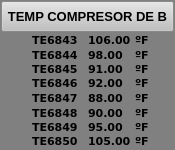
<?xml version="1.0" encoding="UTF-8"?>
<ui version="4.0">
 <class>WTempCompB</class>
 <widget class="QWidget" name="WTempCompB">
  <property name="geometry">
   <rect>
    <x>0</x>
    <y>0</y>
    <width>175</width>
    <height>150</height>
   </rect>
  </property>
  <property name="minimumSize">
   <size>
    <width>175</width>
    <height>150</height>
   </size>
  </property>
  <property name="maximumSize">
   <size>
    <width>175</width>
    <height>150</height>
   </size>
  </property>
  <property name="windowTitle">
   <string>WTempCompB</string>
  </property>
  <property name="styleSheet">
   <string notr="true">background-color: rgb(128, 128, 128);</string>
  </property>
  <widget class="QLabel" name="lbCOMBT_1">
   <property name="geometry">
    <rect>
     <x>32</x>
     <y>32</y>
     <width>51</width>
     <height>16</height>
    </rect>
   </property>
   <property name="font">
    <font>
     <family>Verdana</family>
     <pointsize>8</pointsize>
     <weight>75</weight>
     <bold>true</bold>
    </font>
   </property>
   <property name="text">
    <string>TE6843</string>
   </property>
  </widget>
  <widget class="QLabel" name="lbCOMB_1">
   <property name="geometry">
    <rect>
     <x>88</x>
     <y>32</y>
     <width>44</width>
     <height>16</height>
    </rect>
   </property>
   <property name="font">
    <font>
     <family>Verdana</family>
     <pointsize>8</pointsize>
     <weight>75</weight>
     <bold>true</bold>
    </font>
   </property>
   <property name="text">
    <string>106.00</string>
   </property>
  </widget>
  <widget class="QLabel" name="lbCOMBU_1">
   <property name="geometry">
    <rect>
     <x>135</x>
     <y>32</y>
     <width>21</width>
     <height>16</height>
    </rect>
   </property>
   <property name="font">
    <font>
     <family>Verdana</family>
     <pointsize>8</pointsize>
     <weight>75</weight>
     <bold>true</bold>
    </font>
   </property>
   <property name="text">
    <string>ºF</string>
   </property>
  </widget>
  <widget class="QLabel" name="lbCOMB_2">
   <property name="geometry">
    <rect>
     <x>88</x>
     <y>47</y>
     <width>44</width>
     <height>16</height>
    </rect>
   </property>
   <property name="font">
    <font>
     <family>Verdana</family>
     <pointsize>8</pointsize>
     <weight>75</weight>
     <bold>true</bold>
    </font>
   </property>
   <property name="text">
    <string>98.00</string>
   </property>
  </widget>
  <widget class="QLabel" name="lbCOMBT_2">
   <property name="geometry">
    <rect>
     <x>32</x>
     <y>47</y>
     <width>51</width>
     <height>16</height>
    </rect>
   </property>
   <property name="font">
    <font>
     <family>Verdana</family>
     <pointsize>8</pointsize>
     <weight>75</weight>
     <bold>true</bold>
    </font>
   </property>
   <property name="text">
    <string>TE6844</string>
   </property>
  </widget>
  <widget class="QLabel" name="lbCOMBU_2">
   <property name="geometry">
    <rect>
     <x>135</x>
     <y>47</y>
     <width>21</width>
     <height>16</height>
    </rect>
   </property>
   <property name="font">
    <font>
     <family>Verdana</family>
     <pointsize>8</pointsize>
     <weight>75</weight>
     <bold>true</bold>
    </font>
   </property>
   <property name="text">
    <string>ºF</string>
   </property>
  </widget>
  <widget class="QLabel" name="lbCOMBT_3">
   <property name="geometry">
    <rect>
     <x>32</x>
     <y>61</y>
     <width>51</width>
     <height>16</height>
    </rect>
   </property>
   <property name="font">
    <font>
     <family>Verdana</family>
     <pointsize>8</pointsize>
     <weight>75</weight>
     <bold>true</bold>
    </font>
   </property>
   <property name="text">
    <string>TE6845</string>
   </property>
  </widget>
  <widget class="QLabel" name="lbCOMBU_3">
   <property name="geometry">
    <rect>
     <x>135</x>
     <y>61</y>
     <width>21</width>
     <height>16</height>
    </rect>
   </property>
   <property name="font">
    <font>
     <family>Verdana</family>
     <pointsize>8</pointsize>
     <weight>75</weight>
     <bold>true</bold>
    </font>
   </property>
   <property name="text">
    <string>ºF</string>
   </property>
  </widget>
  <widget class="QLabel" name="lbCOMB_3">
   <property name="geometry">
    <rect>
     <x>88</x>
     <y>61</y>
     <width>44</width>
     <height>16</height>
    </rect>
   </property>
   <property name="font">
    <font>
     <family>Verdana</family>
     <pointsize>8</pointsize>
     <weight>75</weight>
     <bold>true</bold>
    </font>
   </property>
   <property name="text">
    <string>91.00</string>
   </property>
  </widget>
  <widget class="QLabel" name="lbCOMBT_4">
   <property name="geometry">
    <rect>
     <x>32</x>
     <y>75</y>
     <width>51</width>
     <height>16</height>
    </rect>
   </property>
   <property name="font">
    <font>
     <family>Verdana</family>
     <pointsize>8</pointsize>
     <weight>75</weight>
     <bold>true</bold>
    </font>
   </property>
   <property name="text">
    <string>TE6846</string>
   </property>
  </widget>
  <widget class="QLabel" name="lbCOMBU_4">
   <property name="geometry">
    <rect>
     <x>135</x>
     <y>75</y>
     <width>21</width>
     <height>16</height>
    </rect>
   </property>
   <property name="font">
    <font>
     <family>Verdana</family>
     <pointsize>8</pointsize>
     <weight>75</weight>
     <bold>true</bold>
    </font>
   </property>
   <property name="text">
    <string>ºF</string>
   </property>
  </widget>
  <widget class="QLabel" name="lbCOMB_4">
   <property name="geometry">
    <rect>
     <x>88</x>
     <y>75</y>
     <width>44</width>
     <height>16</height>
    </rect>
   </property>
   <property name="font">
    <font>
     <family>Verdana</family>
     <pointsize>8</pointsize>
     <weight>75</weight>
     <bold>true</bold>
    </font>
   </property>
   <property name="text">
    <string>92.00</string>
   </property>
  </widget>
  <widget class="QLabel" name="lbCOMBT_5">
   <property name="geometry">
    <rect>
     <x>32</x>
     <y>90</y>
     <width>51</width>
     <height>16</height>
    </rect>
   </property>
   <property name="font">
    <font>
     <family>Verdana</family>
     <pointsize>8</pointsize>
     <weight>75</weight>
     <bold>true</bold>
    </font>
   </property>
   <property name="text">
    <string>TE6847</string>
   </property>
  </widget>
  <widget class="QLabel" name="lbCOMB_5">
   <property name="geometry">
    <rect>
     <x>88</x>
     <y>90</y>
     <width>44</width>
     <height>16</height>
    </rect>
   </property>
   <property name="font">
    <font>
     <family>Verdana</family>
     <pointsize>8</pointsize>
     <weight>75</weight>
     <bold>true</bold>
    </font>
   </property>
   <property name="text">
    <string>88.00</string>
   </property>
  </widget>
  <widget class="QLabel" name="lbCOMBU_5">
   <property name="geometry">
    <rect>
     <x>135</x>
     <y>90</y>
     <width>21</width>
     <height>16</height>
    </rect>
   </property>
   <property name="font">
    <font>
     <family>Verdana</family>
     <pointsize>8</pointsize>
     <weight>75</weight>
     <bold>true</bold>
    </font>
   </property>
   <property name="text">
    <string>ºF</string>
   </property>
  </widget>
  <widget class="QLabel" name="lbCOMBT_6">
   <property name="geometry">
    <rect>
     <x>32</x>
     <y>105</y>
     <width>51</width>
     <height>16</height>
    </rect>
   </property>
   <property name="font">
    <font>
     <family>Verdana</family>
     <pointsize>8</pointsize>
     <weight>75</weight>
     <bold>true</bold>
    </font>
   </property>
   <property name="text">
    <string>TE6848</string>
   </property>
  </widget>
  <widget class="QLabel" name="lbCOMBU_6">
   <property name="geometry">
    <rect>
     <x>135</x>
     <y>105</y>
     <width>21</width>
     <height>16</height>
    </rect>
   </property>
   <property name="font">
    <font>
     <family>Verdana</family>
     <pointsize>8</pointsize>
     <weight>75</weight>
     <bold>true</bold>
    </font>
   </property>
   <property name="text">
    <string>ºF</string>
   </property>
  </widget>
  <widget class="QLabel" name="lbCOMB_6">
   <property name="geometry">
    <rect>
     <x>88</x>
     <y>105</y>
     <width>44</width>
     <height>16</height>
    </rect>
   </property>
   <property name="font">
    <font>
     <family>Verdana</family>
     <pointsize>8</pointsize>
     <weight>75</weight>
     <bold>true</bold>
    </font>
   </property>
   <property name="text">
    <string>90.00</string>
   </property>
  </widget>
  <widget class="QLabel" name="lbCOMBT_7">
   <property name="geometry">
    <rect>
     <x>32</x>
     <y>119</y>
     <width>51</width>
     <height>16</height>
    </rect>
   </property>
   <property name="font">
    <font>
     <family>Verdana</family>
     <pointsize>8</pointsize>
     <weight>75</weight>
     <bold>true</bold>
    </font>
   </property>
   <property name="text">
    <string>TE6849</string>
   </property>
  </widget>
  <widget class="QLabel" name="lbCOMBU_7">
   <property name="geometry">
    <rect>
     <x>135</x>
     <y>119</y>
     <width>21</width>
     <height>16</height>
    </rect>
   </property>
   <property name="font">
    <font>
     <family>Verdana</family>
     <pointsize>8</pointsize>
     <weight>75</weight>
     <bold>true</bold>
    </font>
   </property>
   <property name="text">
    <string>ºF</string>
   </property>
  </widget>
  <widget class="QLabel" name="lbCOMB_7">
   <property name="geometry">
    <rect>
     <x>88</x>
     <y>119</y>
     <width>44</width>
     <height>16</height>
    </rect>
   </property>
   <property name="font">
    <font>
     <family>Verdana</family>
     <pointsize>8</pointsize>
     <weight>75</weight>
     <bold>true</bold>
    </font>
   </property>
   <property name="text">
    <string>95.00</string>
   </property>
  </widget>
  <widget class="QLabel" name="lbCOMBT_8">
   <property name="geometry">
    <rect>
     <x>32</x>
     <y>133</y>
     <width>51</width>
     <height>16</height>
    </rect>
   </property>
   <property name="font">
    <font>
     <family>Verdana</family>
     <pointsize>8</pointsize>
     <weight>75</weight>
     <bold>true</bold>
    </font>
   </property>
   <property name="text">
    <string>TE6850</string>
   </property>
  </widget>
  <widget class="QLabel" name="lbCOMB_8">
   <property name="geometry">
    <rect>
     <x>88</x>
     <y>133</y>
     <width>44</width>
     <height>16</height>
    </rect>
   </property>
   <property name="font">
    <font>
     <family>Verdana</family>
     <pointsize>8</pointsize>
     <weight>75</weight>
     <bold>true</bold>
    </font>
   </property>
   <property name="text">
    <string>105.00</string>
   </property>
  </widget>
  <widget class="QLabel" name="lbCOMBU_8">
   <property name="geometry">
    <rect>
     <x>135</x>
     <y>133</y>
     <width>21</width>
     <height>16</height>
    </rect>
   </property>
   <property name="font">
    <font>
     <family>Verdana</family>
     <pointsize>8</pointsize>
     <weight>75</weight>
     <bold>true</bold>
    </font>
   </property>
   <property name="text">
    <string>ºF</string>
   </property>
  </widget>
  <widget class="QLabel" name="lbFondo">
   <property name="geometry">
    <rect>
     <x>0</x>
     <y>0</y>
     <width>175</width>
     <height>150</height>
    </rect>
   </property>
   <property name="styleSheet">
    <string notr="true">background-color: rgb(128, 128, 128);</string>
   </property>
   <property name="text">
    <string/>
   </property>
  </widget>
  <widget class="QPushButton" name="btCerrar">
   <property name="geometry">
    <rect>
     <x>1</x>
     <y>1</y>
     <width>173</width>
     <height>31</height>
    </rect>
   </property>
   <property name="font">
    <font>
     <pointsize>10</pointsize>
     <weight>75</weight>
     <bold>true</bold>
    </font>
   </property>
   <property name="styleSheet">
    <string notr="true">background-color: rgb(192, 192, 192);</string>
   </property>
   <property name="text">
    <string>TEMP COMPRESOR DE B</string>
   </property>
  </widget>
  <zorder>lbFondo</zorder>
  <zorder>lbCOMBT_1</zorder>
  <zorder>lbCOMB_1</zorder>
  <zorder>lbCOMBU_1</zorder>
  <zorder>lbCOMB_2</zorder>
  <zorder>lbCOMBT_2</zorder>
  <zorder>lbCOMBU_2</zorder>
  <zorder>lbCOMBT_3</zorder>
  <zorder>lbCOMBU_3</zorder>
  <zorder>lbCOMB_3</zorder>
  <zorder>lbCOMBT_4</zorder>
  <zorder>lbCOMBU_4</zorder>
  <zorder>lbCOMB_4</zorder>
  <zorder>lbCOMBT_5</zorder>
  <zorder>lbCOMB_5</zorder>
  <zorder>lbCOMBU_5</zorder>
  <zorder>lbCOMBT_6</zorder>
  <zorder>lbCOMBU_6</zorder>
  <zorder>lbCOMB_6</zorder>
  <zorder>lbCOMBT_7</zorder>
  <zorder>lbCOMBU_7</zorder>
  <zorder>lbCOMB_7</zorder>
  <zorder>lbCOMBT_8</zorder>
  <zorder>lbCOMB_8</zorder>
  <zorder>lbCOMBU_8</zorder>
  <zorder>btCerrar</zorder>
 </widget>
 <layoutdefault spacing="6" margin="11"/>
 <resources/>
 <connections/>
</ui>
